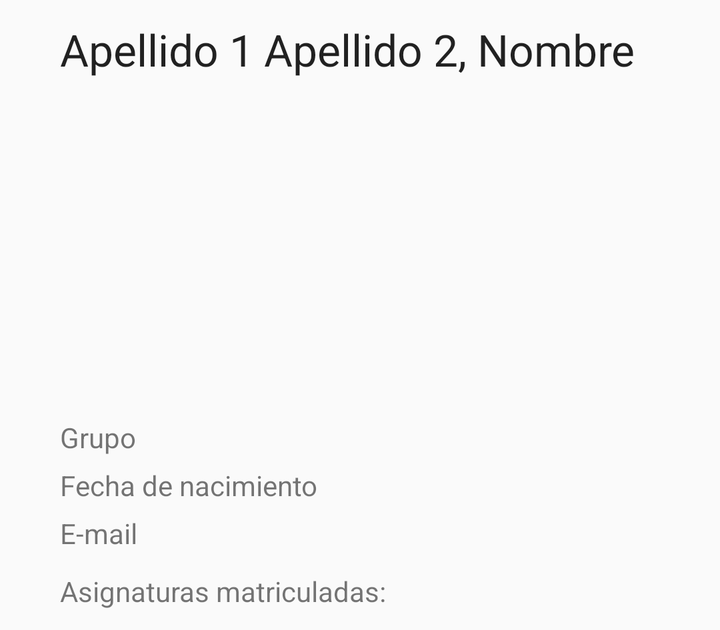
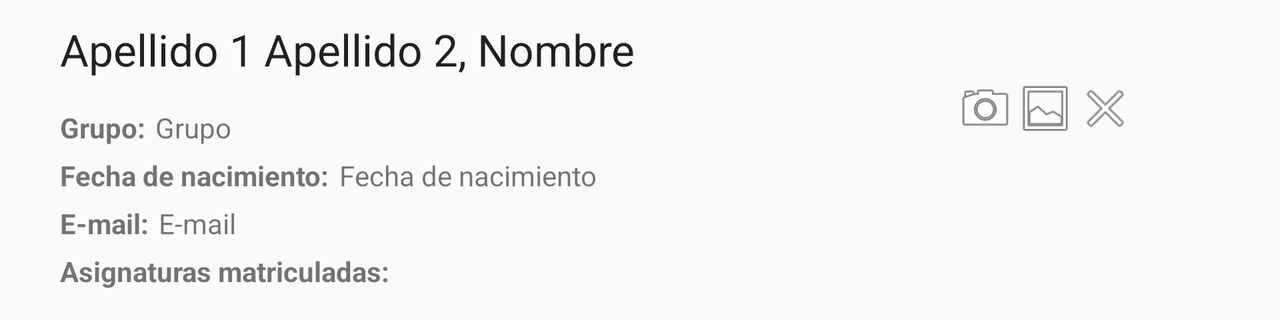

Two renders of one Android screen. The first uses the default layout on a phone; the second uses the alternative layout the repository ships for a different screen configuration, on a matching device. The two XML files are below.
<!-- AndroidManifest.xml: application theme AppTheme -->
<!-- res/layout/layout_alumno_detail.xml -->
<?xml version="1.0" encoding="utf-8"?>
<RelativeLayout xmlns:android="http://schemas.android.com/apk/res/android"
    xmlns:app="http://schemas.android.com/apk/res-auto"
    xmlns:tools="http://schemas.android.com/tools"
    android:layout_width="match_parent"
    android:layout_height="wrap_content"
    android:paddingStart="30dp"
    android:paddingEnd="30dp"
    android:paddingTop="10dp"
    android:paddingBottom="10dp">


    <TextView
        android:id="@+id/textViewAp1AlumnoDetail"
        android:layout_width="wrap_content"
        android:layout_height="wrap_content"
        android:layout_alignParentLeft="true"
        android:layout_alignParentStart="true"
        android:layout_alignParentTop="true"
        android:text="@string/apellido1_text"
        android:textAppearance="@style/TextAppearance.AppCompat.Large" />

    <TextView
        android:id="@+id/textViewAp2AlumnoDetail"
        android:layout_width="wrap_content"
        android:layout_height="wrap_content"
        android:layout_alignParentTop="true"
        android:layout_toRightOf="@id/textViewAp1AlumnoDetail"
        android:layout_toEndOf="@id/textViewAp1AlumnoDetail"
        android:layout_marginLeft="5dp"
        android:layout_marginStart="5dp"
        android:text="@string/apellido2_text"
        android:textAppearance="@style/TextAppearance.AppCompat.Large" />

    <TextView
        android:id="@+id/textViewSeparator"
        android:layout_width="wrap_content"
        android:layout_height="wrap_content"
        android:layout_alignParentTop="true"
        android:layout_toRightOf="@id/textViewAp2AlumnoDetail"
        android:layout_toEndOf="@id/textViewAp2AlumnoDetail"
        android:text=", "
        android:textAppearance="@style/TextAppearance.AppCompat.Large" />

    <TextView
        android:id="@+id/textViewNombreAlumnoDetail"
        android:layout_width="wrap_content"
        android:layout_height="wrap_content"
        android:layout_alignParentTop="true"
        android:layout_toRightOf="@id/textViewSeparator"
        android:layout_toEndOf="@id/textViewSeparator"
        android:text="@string/nombre_alumno_text"
        android:textAppearance="@style/TextAppearance.AppCompat.Large" />

    <ImageView
        android:id="@+id/imageViewAlumnoDetail"
        android:layout_width="150dp"
        android:layout_height="150dp"
        android:layout_below="@id/textViewAp1AlumnoDetail"
        android:layout_marginTop="10dp"
        android:layout_centerHorizontal="true"
        app:srcCompat="@drawable/sinfoto"
        android:contentDescription="@string/foto_alumno" />

    <TextView
        android:id="@+id/textViewGrupoAlumnoDetail"
        android:layout_width="wrap_content"
        android:layout_height="wrap_content"
        android:layout_below="@+id/imageViewAlumnoDetail"
        android:layout_alignParentStart="true"
        android:layout_alignParentLeft="true"
        android:layout_marginTop="10dp"
        android:text="@string/grupo_text"
        android:textAppearance="@style/TextAppearance.AppCompat.Small"/>

    <TextView
        android:id="@+id/textViewNacAlumnoDetail"
        android:layout_width="wrap_content"
        android:layout_height="wrap_content"
        android:layout_alignParentStart="true"
        android:layout_alignParentLeft="true"
        android:layout_below="@id/textViewGrupoAlumnoDetail"
        android:layout_marginTop="5dp"
        android:text="@string/fecha_nac"
        android:textAppearance="@style/TextAppearance.AppCompat.Small"/>

    <TextView
        android:id="@+id/textViewEmailAlumnoDetail"
        android:layout_width="wrap_content"
        android:layout_height="wrap_content"
        android:layout_alignParentStart="true"
        android:layout_alignParentLeft="true"
        android:layout_below="@+id/textViewNacAlumnoDetail"
        android:layout_marginTop="5dp"
        android:text="@string/email_text"
        android:textAppearance="@style/TextAppearance.AppCompat.Small"/>

    <TextView
        android:id="@+id/textViewMatriculadas"
        android:layout_width="wrap_content"
        android:layout_height="wrap_content"
        android:layout_below="@+id/textViewEmailAlumnoDetail"
        android:layout_marginTop="10dp"
        android:layout_alignParentLeft="true"
        android:layout_alignParentStart="true"
        android:text="@string/matriculadas"
        android:textAppearance="@style/TextAppearance.AppCompat.Small" />

    <ListView
        android:id="@+id/listViewAsignaturasMatriculadas"
        android:layout_width="wrap_content"
        android:layout_height="wrap_content"
        android:layout_below="@+id/textViewMatriculadas"
        android:layout_alignParentLeft="true"
        android:layout_alignParentStart="true" />


</RelativeLayout>
<!-- resources referenced by this layout -->
<resources>
  <string name="apellido1_text">Apellido 1</string>
  <string name="apellido2_text">Apellido 2</string>
  <string name="email_text">E-mail</string>
  <string name="fecha_nac">Fecha de nacimiento</string>
  <string name="foto_alumno">Fotografía del alumno</string>
  <string name="grupo_text">Grupo</string>
  <string name="matriculadas">Asignaturas matriculadas:</string>
  <string name="nombre_alumno_text">Nombre</string>
  <style name="AppTheme" parent="Theme.AppCompat.Light.DarkActionBar">
          
          <item name="colorPrimary">@color/colorPrimary</item>
          <item name="colorPrimaryDark">@color/colorPrimaryDark</item>
          <item name="colorAccent">@color/colorAccent</item>
      </style>
  <color name="colorPrimary">#009688</color>
  <color name="colorPrimaryDark">#00796B</color>
  <color name="colorAccent">#009688</color>
</resources>
<!-- res/layout-land/layout_alumno_detail.xml (the repository's variant of the layout above) -->
<!-- drawn on the phone turned sideways -->
<?xml version="1.0" encoding="utf-8"?>
<RelativeLayout xmlns:android="http://schemas.android.com/apk/res/android"
    xmlns:app="http://schemas.android.com/apk/res-auto"
    xmlns:tools="http://schemas.android.com/tools"
    android:layout_width="match_parent"
    android:layout_height="wrap_content"
    android:paddingStart="30dp"
    android:paddingEnd="30dp"
    android:paddingTop="10dp"
    android:paddingBottom="10dp">


    <TextView
        android:id="@+id/textViewAp1AlumnoDetail"
        android:layout_width="wrap_content"
        android:layout_height="wrap_content"
        android:layout_alignParentLeft="true"
        android:layout_alignParentStart="true"
        android:layout_alignParentTop="true"
        android:text="@string/apellido1_text"
        android:textAppearance="@style/TextAppearance.AppCompat.Large" />

    <TextView
        android:id="@+id/textViewAp2AlumnoDetail"
        android:layout_width="wrap_content"
        android:layout_height="wrap_content"
        android:layout_alignParentTop="true"
        android:layout_toRightOf="@id/textViewAp1AlumnoDetail"
        android:layout_toEndOf="@id/textViewAp1AlumnoDetail"
        android:layout_marginLeft="5dp"
        android:layout_marginStart="5dp"
        android:text="@string/apellido2_text"
        android:textAppearance="@style/TextAppearance.AppCompat.Large" />

    <TextView
        android:id="@+id/textViewSeparator"
        android:layout_width="wrap_content"
        android:layout_height="wrap_content"
        android:layout_alignParentTop="true"
        android:layout_toRightOf="@id/textViewAp2AlumnoDetail"
        android:layout_toEndOf="@id/textViewAp2AlumnoDetail"
        android:text=", "
        android:textAppearance="@style/TextAppearance.AppCompat.Large" />

    <TextView
        android:id="@+id/textViewNombreAlumnoDetail"
        android:layout_width="wrap_content"
        android:layout_height="wrap_content"
        android:layout_alignParentTop="true"
        android:layout_toRightOf="@id/textViewSeparator"
        android:layout_toEndOf="@id/textViewSeparator"
        android:text="@string/nombre_alumno_text"
        android:textAppearance="@style/TextAppearance.AppCompat.Large" />

    <FrameLayout
        android:id="@+id/frameFotografia"
        android:layout_width="200dp"
        android:layout_height="wrap_content"
        android:layout_below="@+id/textViewNombreAlumnoDetail"
        android:layout_toRightOf="@+id/textViewNombreAlumnoDetail"
        android:layout_toEndOf="@+id/textViewNombreAlumnoDetail"
        android:layout_marginLeft="50dp"
        android:layout_marginStart="50dp">
        <ImageView
            android:id="@+id/imageViewAlumnoDetail"
            android:layout_width="200dp"
            android:layout_height="wrap_content"
            android:layout_marginTop="10dp"
            android:adjustViewBounds="true"
            app:srcCompat="@drawable/sinfoto"
            android:contentDescription="@string/foto_alumno" />
        <LinearLayout
            android:layout_width="wrap_content"
            android:layout_height="wrap_content"
            android:layout_gravity="end" >
            <ImageView
                android:id="@+id/camara"
                android:layout_width="30dp"
                android:layout_height="30dp"
                android:contentDescription="@string/logo_camara"
                android:src="@android:drawable/ic_menu_camera" />
            <ImageView
                android:id="@+id/gallery"
                android:layout_width="30dp"
                android:layout_height="30dp"
                android:contentDescription="@string/logo_galeria"
                android:src="@android:drawable/ic_menu_gallery" />
            <ImageView
                android:id="@+id/delFoto"
                android:layout_width="30dp"
                android:layout_height="30dp"
                android:contentDescription="@string/eliminar_foto"
                android:src="@android:drawable/ic_menu_close_clear_cancel" />
        </LinearLayout>
    </FrameLayout>

    <TextView
        android:id="@+id/textViewGrupoPromptDetail"
        android:layout_width="wrap_content"
        android:layout_height="wrap_content"
        android:layout_below="@+id/textViewAp1AlumnoDetail"
        android:layout_alignParentStart="true"
        android:layout_alignParentLeft="true"
        android:layout_marginTop="15dp"
        android:text="@string/grupo_promt"
        android:textAppearance="@style/TextAppearance.AppCompat.Small"
        android:textStyle="bold"/>

    <TextView
        android:id="@+id/textViewGrupoAlumnoDetail"
        android:layout_width="wrap_content"
        android:layout_height="wrap_content"
        android:layout_below="@+id/frameFotografia"
        android:layout_alignBaseline="@+id/textViewGrupoPromptDetail"
        android:layout_toRightOf="@+id/textViewGrupoPromptDetail"
        android:layout_toEndOf="@+id/textViewGrupoPromptDetail"
        android:layout_marginLeft="5dp"
        android:layout_marginStart="5dp"
        android:layout_marginTop="15dp"
        android:text="@string/grupo_text"
        android:textAppearance="@style/TextAppearance.AppCompat.Small"/>

    <TextView
        android:id="@+id/textViewNacPromptDetail"
        android:layout_width="wrap_content"
        android:layout_height="wrap_content"
        android:layout_alignParentStart="true"
        android:layout_alignParentLeft="true"
        android:layout_below="@id/textViewGrupoPromptDetail"
        android:layout_marginTop="5dp"
        android:text="@string/fecha_nac_prompt"
        android:textAppearance="@style/TextAppearance.AppCompat.Small"
        android:textStyle="bold"/>

    <TextView
        android:id="@+id/textViewNacAlumnoDetail"
        android:layout_width="wrap_content"
        android:layout_height="wrap_content"
        android:layout_alignBaseline="@+id/textViewNacPromptDetail"
        android:layout_toRightOf="@+id/textViewNacPromptDetail"
        android:layout_toEndOf="@+id/textViewNacPromptDetail"
        android:layout_below="@id/textViewGrupoPromptDetail"
        android:layout_marginLeft="5dp"
        android:layout_marginStart="5dp"
        android:text="@string/fecha_nac"
        android:textAppearance="@style/TextAppearance.AppCompat.Small"/>

    <TextView
        android:id="@+id/textViewEmailPromptDetail"
        android:layout_width="wrap_content"
        android:layout_height="wrap_content"
        android:layout_alignParentStart="true"
        android:layout_alignParentLeft="true"
        android:layout_below="@+id/textViewNacPromptDetail"
        android:layout_marginTop="5dp"
        android:text="@string/email_prompt"
        android:textAppearance="@style/TextAppearance.AppCompat.Small"
        android:textStyle="bold"/>

    <TextView
        android:id="@+id/textViewEmailAlumnoDetail"
        android:layout_width="wrap_content"
        android:layout_height="wrap_content"
        android:layout_toRightOf="@+id/textViewEmailPromptDetail"
        android:layout_toEndOf="@+id/textViewEmailPromptDetail"
        android:layout_alignBaseline="@+id/textViewEmailPromptDetail"
        android:layout_below="@+id/textViewNacPromptDetail"
        android:layout_marginLeft="5dp"
        android:layout_marginStart="5dp"
        android:text="@string/email_text"
        android:textAppearance="@style/TextAppearance.AppCompat.Small"/>

    <TextView
        android:id="@+id/textViewMatriculadas"
        android:layout_width="wrap_content"
        android:layout_height="wrap_content"
        android:layout_below="@+id/textViewEmailPromptDetail"
        android:layout_marginTop="5dp"
        android:layout_alignParentLeft="true"
        android:layout_alignParentStart="true"
        android:text="@string/matriculadas"
        android:textAppearance="@style/TextAppearance.AppCompat.Small"
        android:textStyle="bold"/>

    <ListView
        android:id="@+id/listViewAsignaturasMatriculadas"
        android:layout_below="@+id/textViewMatriculadas"
        android:paddingLeft="30dp"
        android:paddingStart="30dp"
        android:paddingRight="30dp"
        android:paddingEnd="30dp"
        android:layout_marginTop="5dp"
        android:layout_width="wrap_content"
        android:layout_height="wrap_content"
        android:layout_alignParentLeft="true"
        android:layout_alignParentStart="true"
        android:layout_toLeftOf="@+id/frameFotografia"
        android:layout_toStartOf="@+id/frameFotografia" />

</RelativeLayout>
<!-- resources referenced by the variant -->
<!-- as the phone turned sideways resolves them -->
<resources>
  <string name="apellido1_text">Apellido 1</string>
  <string name="apellido2_text">Apellido 2</string>
  <string name="eliminar_foto">Eliminar foto</string>
  <string name="email_prompt">E-mail:</string>
  <string name="email_text">E-mail</string>
  <string name="fecha_nac">Fecha de nacimiento</string>
  <string name="fecha_nac_prompt">Fecha de nacimiento:</string>
  <string name="foto_alumno">Fotografía del alumno</string>
  <string name="grupo_promt">Grupo:</string>
  <string name="grupo_text">Grupo</string>
  <string name="logo_camara">Logo camara</string>
  <string name="logo_galeria">Logo galeria</string>
  <string name="matriculadas">Asignaturas matriculadas:</string>
  <string name="nombre_alumno_text">Nombre</string>
  <style name="AppTheme" parent="Theme.AppCompat.Light.DarkActionBar">
          
          <item name="colorPrimary">@color/colorPrimary</item>
          <item name="colorPrimaryDark">@color/colorPrimaryDark</item>
          <item name="colorAccent">@color/colorAccent</item>
      </style>
  <color name="colorPrimary">#009688</color>
  <color name="colorPrimaryDark">#00796B</color>
  <color name="colorAccent">#009688</color>
</resources>
